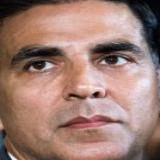
#> input picture celebrity_dataset/Akshay_Kumar/akshay_kumar_35.jpg, 160 x 160 px; its folder holds only this picture in this run
$ python preprocess.py   (older library calls are emulated)
#> lines starting #> are read from the running program, lines starting #| are printed output that depends on the picture
### src/face_engine.py
from functools import lru_cache
from pathlib import Path

import cv2
import numpy as np
from insightface.app import FaceAnalysis

from .config import DETECTION_SIZE, MODEL_NAME


@lru_cache(maxsize=1)
def get_face_engine() -> FaceAnalysis:
    app = FaceAnalysis(
        name=MODEL_NAME,
        providers=["CPUExecutionProvider"],
    )
    app.prepare(ctx_id=0, det_size=DETECTION_SIZE)
    return app


def read_image(image_path: Path) -> np.ndarray:
    image = cv2.imread(str(image_path))
    if image is None:
        raise ValueError(f"Unable to read image: {image_path}")
    return image


def detect_faces(image: np.ndarray):
    # Tightly cropped small images (e.g. 160x160 dataset faces) fill the whole
    # detector input and get missed; a border gives the detector context.
    h, w = image.shape[:2]
    pad = max(h, w) // 2 if min(h, w) < 320 else 0
    if pad:
        image = cv2.copyMakeBorder(
            image, pad, pad, pad, pad, cv2.BORDER_CONSTANT, value=0)

    faces = get_face_engine().get(image)

    # Map coordinates back to the original image.
    for face in faces:
        face.bbox = face.bbox - pad
        if face.get("kps") is not None:
            face.kps = face.kps - pad
    return faces


# [6 lines left out: function normalized_embedding, not called in this run]

### src/preprocess.py
import argparse
import csv
import shutil
from pathlib import Path

import cv2
import numpy as np

from .config import (
    ALLOWED_EXTENSIONS,
    CLEAN_DATASET_DIR,
    MIN_BLUR_SCORE,
    MIN_FACE_AREA_RATIO,
    MIN_IMAGE_SIDE,
    QUALITY_REPORT_CSV,
    RAW_DATASET_DIR,
)
from .face_engine import detect_faces, read_image


def blur_score(image):
    gray = cv2.cvtColor(image, cv2.COLOR_BGR2GRAY)
    return float(cv2.Laplacian(gray, cv2.CV_64F).var())


def evaluate_image(image_path: Path):
    image = read_image(image_path)
#> in read_image, image is the input picture: shape (160, 160, 3); mean B, G, R 115.9, 125.6, 158.7
    h, w = image.shape[:2]

    if min(h, w) < MIN_IMAGE_SIDE:
        return False, "image_too_small"

    faces = detect_faces(image)
    if len(faces) != 1:
        return False, f"face_count_{len(faces)}"

    x1, y1, x2, y2 = map(int, faces[0].bbox)
    x1, y1 = max(0, x1), max(0, y1)
    x2, y2 = min(w, x2), min(h, y2)
    face_area_ratio = max(0, x2-x1) * max(0, y2-y1) / float(w*h)

    if face_area_ratio < MIN_FACE_AREA_RATIO:
        return False, "face_too_small"

    score = blur_score(image)
    if score < MIN_BLUR_SCORE:
        return False, f"blurry_{score:.2f}"

    return True, "ok"


def main():
    parser = argparse.ArgumentParser()
    parser.add_argument("--source", default=str(RAW_DATASET_DIR))
    parser.add_argument("--output", default=str(CLEAN_DATASET_DIR))
    args = parser.parse_args()

    source = Path(args.source)
    output = Path(args.output)
    output.mkdir(parents=True, exist_ok=True)
    rows = []

    for person_dir in sorted(p for p in source.iterdir() if p.is_dir()):
        out_person = output / person_dir.name
        out_person.mkdir(parents=True, exist_ok=True)

        for image_path in sorted(person_dir.iterdir()):
            if image_path.suffix.lower() not in ALLOWED_EXTENSIONS:
                continue

            try:
                accepted, reason = evaluate_image(image_path)
#> in detect_faces, `image = cv2.copyMakeBorder( image, pad, pad, pad, pad, cv2.BORDER_CONS..`:
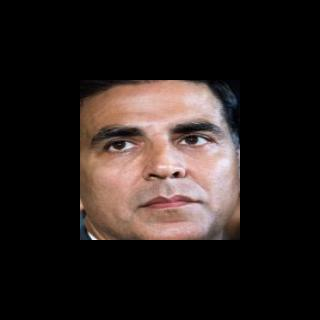
#> image: shape (320, 320, 3); mean of channels 0, 1, 2 29, 31.4, 39.7; drawn as B, G, R
            except Exception as exc:
                accepted, reason = False, f"error_{type(exc).__name__}"

            if accepted:
                shutil.copy2(image_path, out_person / image_path.name)

            rows.append({
                "celebrity": person_dir.name,
                "image": image_path.name,
                "status": "accepted" if accepted else "rejected",
                "reason": reason,
            })

    QUALITY_REPORT_CSV.parent.mkdir(parents=True, exist_ok=True)
    with QUALITY_REPORT_CSV.open("w", newline="", encoding="utf-8") as f:
        writer = csv.DictWriter(
            f,
            fieldnames=["celebrity", "image", "status", "reason"],
        )
        writer.writeheader()
        writer.writerows(rows)

    accepted = sum(r["status"] == "accepted" for r in rows)
    rejected = len(rows) - accepted
    print(f"Accepted: {accepted}")
    print(f"Rejected: {rejected}")
    print(f"Report: {QUALITY_REPORT_CSV}")
    print(f"Clean dataset: {output}")


if __name__ == "__main__":
    main()
#> (the call stopped at in get_face_engine, `app = FaceAnalysis( name=MODEL_NAME, providers=["CPUExecutionProvider"..`: insightface is not available in this run)

$ run again, on celebrity_dataset/Alexandra_Daddario/alexandra_daddario_02.jpg
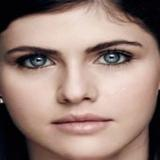
#> input picture celebrity_dataset/Alexandra_Daddario/alexandra_daddario_02.jpg, 160 x 160 px
#> in read_image, image is the input picture: shape (160, 160, 3); mean B, G, R 120.5, 129.5, 154.2
#> in detect_faces, `image = cv2.copyMakeBorder( image, pad, pad, pad, pad, cv2.BORDER_CONS..`:
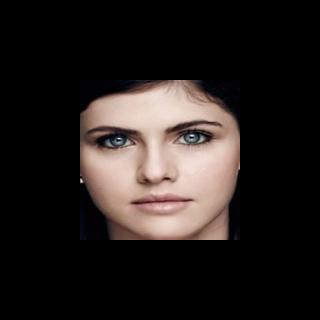
#> image: shape (320, 320, 3); mean of channels 0, 1, 2 30.1, 32.4, 38.6; drawn as B, G, R

$ run again, on celebrity_dataset/Akshay_Kumar/akshay_kumar_48.jpg
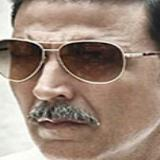
#> input picture celebrity_dataset/Akshay_Kumar/akshay_kumar_48.jpg, 160 x 160 px
#> in read_image, image is the input picture: shape (160, 160, 3); mean B, G, R 121.8, 135.8, 157
#> in detect_faces, `image = cv2.copyMakeBorder( image, pad, pad, pad, pad, cv2.BORDER_CONS..`:
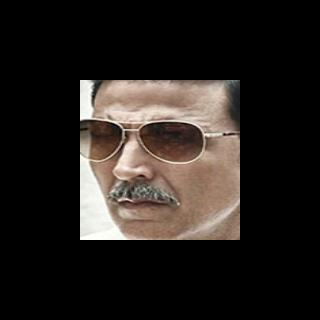
#> image: shape (320, 320, 3); mean of channels 0, 1, 2 30.4, 34, 39.3; drawn as B, G, R
